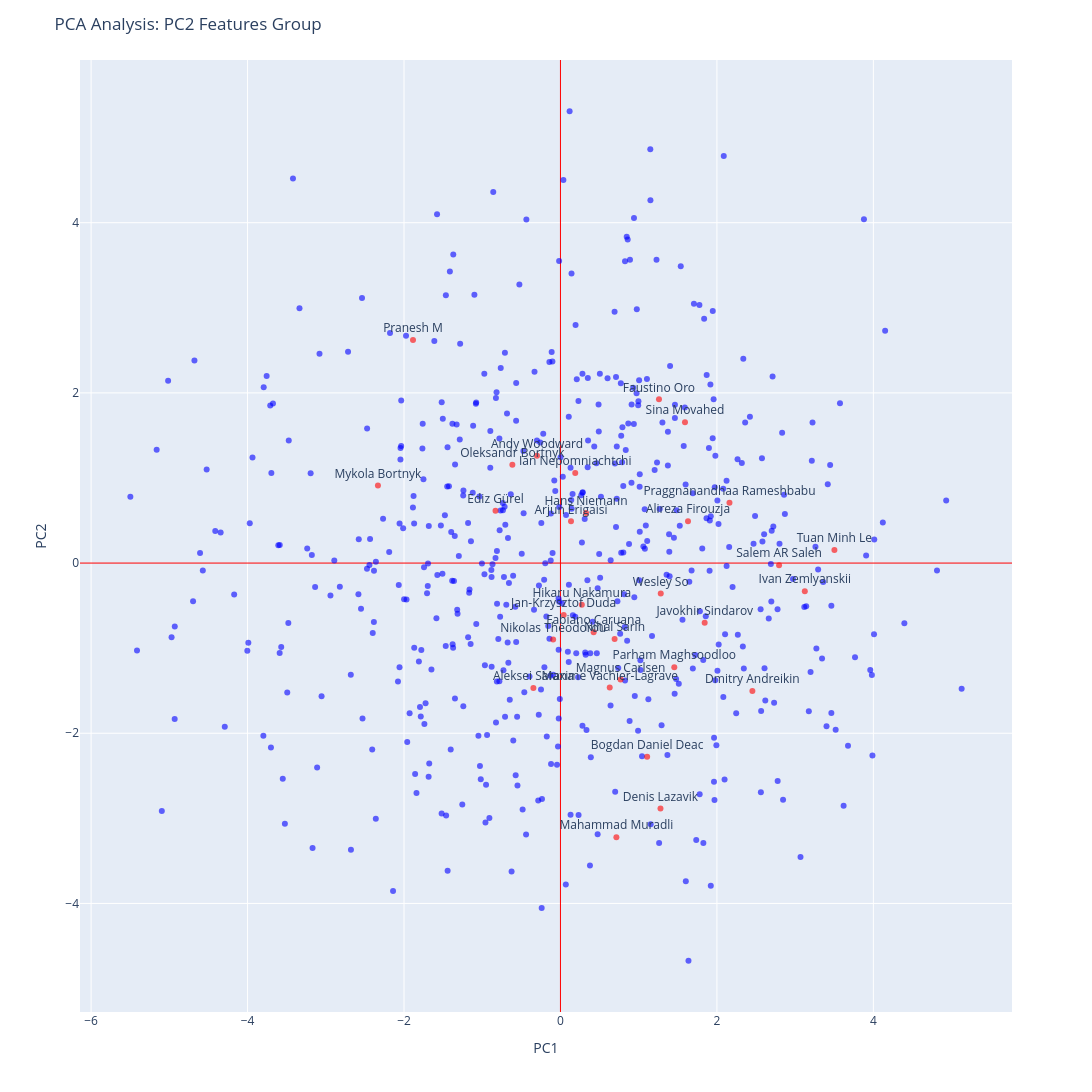

The code cell stored with this chart in its notebook:
### Markdown cell above
# PC2的主要特征

### Code cell
pc2_cols=['rook_2LifeRatio','pawn_6LifeRatio','PawnProtectScore','rook_1LifeRatio','pawn_3LifeRatio','pawn_4LifeRatio',
          'PieceActivityScore','KingSafetyScore','KingTropismScore','AveragePawnAdvanceDepth','ForceRatio','PawnIsolateScore','KingPawnShieldScore',
          'queen_1LifeRatio','pawn_7LifeRatio']
fig2, coords2, pca_df2 = run_custom_pca(
    df=df_interpretate, 
    feature_cols=pc2_cols, 
    top_players_list=top_highest_players, 
    title_suffix="PC2 Features Group"
)

fig2.show()
print("PC2 Group Top Players Coords:\n", coords2.head(30))

### Figure 1 — Plotly figure (JSON) as saved in the notebook; plotly's stock layout.template omitted (floating-point values rounded to 4 significant figures; data arrays with more than 128 entries replaced by an {"elided": "..."} marker saying what was removed)
{"data": [{"hovertemplate": "<b>%{hovertext}</b><br><br>is_top=False<br>PC1=%{x}<br>PC2=%{y}<br>text=%{text}<extra></extra>", "hovertext": {"elided": "529 str values"}, "legendgroup": "False", "marker": {"color": "blue", "opacity": 0.6, "symbol": "circle"}, "mode": "markers+text", "name": "False", "orientation": "v", "showlegend": true, "text": {"elided": "529 str values"}, "textposition": "top center", "type": "scatter", "x": {"elided": "529 float values"}, "xaxis": "x", "y": {"elided": "529 float values"}, "yaxis": "y"}, {"hovertemplate": "<b>%{hovertext}</b><br><br>is_top=True<br>PC1=%{x}<br>PC2=%{y}<br>text=%{text}<extra></extra>", "hovertext": ["Aleksei Sarana", "Alireza Firouzja", "Andy Woodward", "Arjun Erigaisi", "Bogdan Daniel Deac", "Denis Lazavik", "Dmitry Andreikin", "Ediz Gürel", "Fabiano Caruana", "Faustino Oro", "Hans Niemann", "Hikaru Nakamura", "Ian Nepomniachtchi", "Ivan Zemlyanskii", "Jan-Krzysztof Duda", "Javokhir Sindarov", "Magnus Carlsen", "Mahammad Muradli", "Maxime Vachier-Lagrave", "Mykola Bortnyk", "Nihal Sarin", "Nikolas Theodorou", "Oleksandr Bortnyk", "Parham Maghsoodloo", "Praggnanandhaa Rameshbabu", "Pranesh M", "Salem AR Saleh", "Sina Movahed", "Tuan Minh Le", "Wesley So"], "legendgroup": "True", "marker": {"color": "red", "opacity": 0.6, "symbol": "circle"}, "mode": "markers+text", "name": "True", "orientation": "v", "showlegend": true, "text": ["Aleksei Sarana", "Alireza Firouzja", "Andy Woodward", "Arjun Erigaisi", "Bogdan Daniel Deac", "Denis Lazavik", "Dmitry Andreikin", "Ediz Gürel", "Fabiano Caruana", "Faustino Oro", "Hans Niemann", "Hikaru Nakamura", "Ian Nepomniachtchi", "Ivan Zemlyanskii", "Jan-Krzysztof Duda", "Javokhir Sindarov", "Magnus Carlsen", "Mahammad Muradli", "Maxime Vachier-Lagrave", "Mykola Bortnyk", "Nihal Sarin", "Nikolas Theodorou", "Oleksandr Bortnyk", "Parham Maghsoodloo", "Praggnanandhaa Rameshbabu", "Pranesh M", "Salem AR Saleh", "Sina Movahed", "Tuan Minh Le", "Wesley So"], "textposition": "top center", "type": "scatter", "x": [-0.3459, 1.63, -0.3, 0.1348, 1.108, 1.279, 2.454, -0.8301, 0.4242, 1.26, 0.3266, 0.2732, 0.1888, 3.124, 0.04135, 1.844, 0.7684, 0.715, 0.6299, -2.333, 0.6924, -0.09377, -0.6148, 1.455, 2.161, -1.885, 2.794, 1.592, 3.502, 1.282], "xaxis": "x", "y": [-1.47, 0.492, 1.26, 0.4905, -2.276, -2.883, -1.503, 0.6162, -0.8121, 1.925, 0.5873, -0.491, 1.058, -0.3303, -0.6118, -0.7002, -1.369, -3.222, -1.464, 0.9108, -0.8937, -0.8994, 1.155, -1.224, 0.7101, 2.621, -0.0245, 1.656, 0.1524, -0.3569], "yaxis": "y"}], "layout": {"height": 1500, "legend": {"title": {"text": "is_top"}, "tracegroupgap": 0}, "margin": {"t": 60}, "showlegend": false, "title": {"text": "PCA Analysis: PC2 Features Group"}, "width": 1500, "xaxis": {"anchor": "y", "domain": [0, 1], "title": {"text": "PC1"}, "zeroline": true, "zerolinecolor": "red", "zerolinewidth": 1}, "yaxis": {"anchor": "x", "domain": [0, 1], "title": {"text": "PC2"}, "zeroline": true, "zerolinecolor": "red", "zerolinewidth": 1}}}
